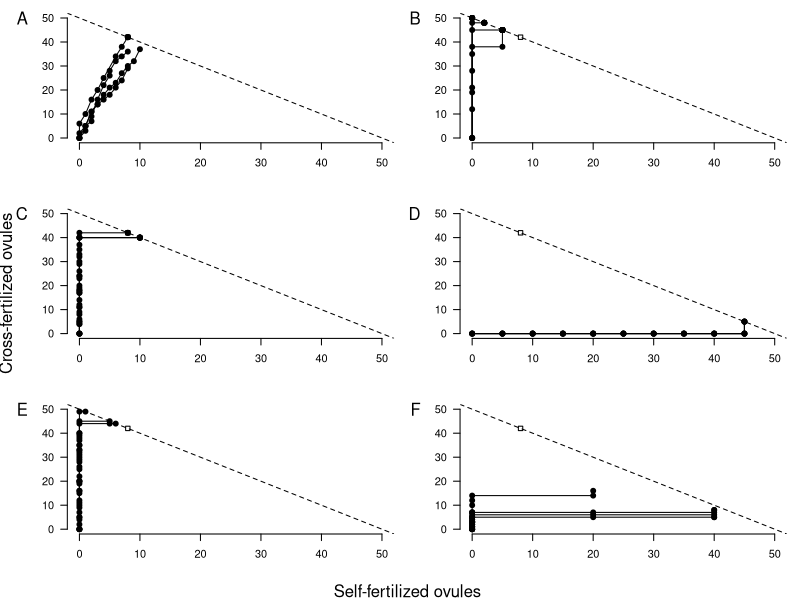

Write R code to recreate this figure.
# Define constants
decision <- c(1, 2, 3) # Choose self, choose facilitated, choose outcross; used to store data as matrix rather than data frame
totalOvules <- 50
gs <- 0.3; gx <- 0.9
ds <- 0.7; dx <- 0.9
m <- 0.8; kappa <- 0.7
tmax <- 10	# duration of anthesis
iterations <- 4 # How many trajectories to consider

constructFatesTable <- function() { # Generates the ovule fates table
    
    # Start with ovule combinations
    sequence <- seq(0, totalOvules, 1)
    tableDimension <- length(sequence)^2 # Start with all possible combinations
    fatesTable <- NULL
    fatesTable$selfedOvules <- rep(sequence, each=tableDimension / length(sequence))
    fatesTable <- as.data.frame(fatesTable)
    fatesTable$outcrossedOvules <- rep(sequence, each=tableDimension / length(sequence)^2)
    fatesTable <- fatesTable[fatesTable$outcrossedOvules + fatesTable$selfedOvules <= totalOvules, ] # Remove impossible combinations
    attach(fatesTable)
    
    # Embryos
    fatesTable$selfedEmbryos <- gs * selfedOvules
    fatesTable$outcrossedEmbryos <- gx * outcrossedOvules
    attach(fatesTable)
    
    # Competition
    selfResourceComp <- function(selfedEmbryos, outcrossedEmbryos) { # Weighted lottery
    	p <- function(n, x) {
    		((selfedEmbryos - x) * kappa)/((selfedEmbryos - x) * kappa + outcrossedEmbryos - (n - x - 1))
    	}
    	expectation <- 0 + p(1, 0)
    	for (i in 2:(m * totalOvules)) {
    		expectation <- expectation + p(i, expectation)
    	}
    	expectation
    }
    
    fatesTable$ks <- ifelse((selfedEmbryos + outcrossedEmbryos <= m * totalOvules), 1, NA)
    conditions <- c(selfedEmbryos + outcrossedEmbryos > m * totalOvules)
    fatesTable$ks[conditions] <- selfResourceComp(selfedEmbryos[conditions], outcrossedEmbryos[conditions])/selfedEmbryos[conditions]
    fatesTable$ks[outcrossedEmbryos == 0] <- 1
    fatesTable$ks[selfedEmbryos == 0] <- 1
    
    fatesTable$kx <- ifelse((selfedEmbryos + outcrossedEmbryos <= m * totalOvules), 1, NA)
    #conditions <- c(selfedEmbryos + outcrossedEmbryos > m * totalOvules)
    fatesTable$kx[conditions] <- (m * totalOvules - selfResourceComp(selfedEmbryos[conditions], outcrossedEmbryos[conditions]))/outcrossedEmbryos[conditions]
    fatesTable$kx[outcrossedEmbryos == 0] <- 1
    fatesTable$kx[selfedEmbryos == 0] <- 1
    attach(fatesTable)
    
    # Seeds
    fatesTable$selfedSeed <- ks * selfedEmbryos
    conditions <- c(outcrossedEmbryos == 0 & selfedEmbryos > m * totalOvules)
    fatesTable$selfedSeed[conditions] <- m * totalOvules
    
    fatesTable$outcrossedSeed <- kx * outcrossedEmbryos
    conditions <- c(selfedEmbryos == 0 & outcrossedEmbryos > m * totalOvules)
    fatesTable$outcrossedSeed[conditions] <- m  * totalOvules
    attach(fatesTable)
    
    fatesTable$seed <- selfedSeed + outcrossedSeed
    attach(fatesTable)
    
    # Seedlings
    fatesTable$selfedSeedling <- ds * selfedSeed
    fatesTable$outcrossedSeedling <- dx * outcrossedSeed
    attach(fatesTable)
    
    # Fitness
    fatesTable$fitness <- (2 * selfedSeedling) + outcrossedSeedling
    
    fatesTable

}

extractFitness <- function(table) { # Input self and cross vectors
	fitnessVector <- NULL
	for (i in 1:dim(table)[1]) { # For each self (table[ , 1]) and cross (table[ , 2]) ovule combination, lookup the fitness value
		fitnessVector[i] <- fitnessTable[fitnessTable[ , 1]==table[ , 1][i] & fitnessTable[ , 2]==table[ , 2][i], 3]
	}
	fitnessVector
}

timeInterval <- function() { # For each time interval, we determine the optimal strategy
    
    timeIntervalTable <- fatesTable[ , c(1,2)] # Start with self and cross ovule combinations
    
    # For autonomous pollination
    timeIntervalTable$chooseAutonomousNewSelf <- selfedOvules + selfPollenDeposition
    attach(timeIntervalTable)
    conditions <- c(chooseAutonomousNewSelf + outcrossedOvules > totalOvules)
	timeIntervalTable$chooseAutonomousNewSelf[conditions] <- totalOvules - (outcrossedOvules[conditions])
    timeIntervalTable$chooseAutonomousNewCross <- outcrossedOvules

	# For facilitated pollination
	timeIntervalTable$chooseCrossNewSelf <- selfedOvules + facilitatedProportion * meanCrossPollenDeposition * probabilityOfVisit
	timeIntervalTable$chooseCrossNewCross <- outcrossedOvules +  meanCrossPollenDeposition * probabilityOfVisit
	attach(timeIntervalTable)
	conditions <- c(chooseAutonomousNewSelf + chooseCrossNewCross > totalOvules)
	timeIntervalTable$chooseCrossNewSelf[conditions] <- selfedOvules[conditions] + facilitatedProportion * (totalOvules - (selfedOvules[conditions] + outcrossedOvules[conditions]))
	timeIntervalTable$chooseCrossNewCross[conditions] <- outcrossedOvules[conditions] + (1 - facilitatedProportion) * (totalOvules - (selfedOvules[conditions] + outcrossedOvules[conditions]))
	timeIntervalTable$chooseCrossNewSelf <- round(timeIntervalTable$chooseCrossNewSelf, 0)
	timeIntervalTable$chooseCrossNewCross <- round(timeIntervalTable$chooseCrossNewCross, 0)
	attach(timeIntervalTable)
		
	# Calculate the fitness of each strategy
    timeIntervalTable$chooseAutonomousFitness <- extractFitness(timeIntervalTable[ , c(3,4)])
    timeIntervalTable$chooseFacilitatedFitness <- extractFitness(timeIntervalTable[ , c(5,6)])
	attach(timeIntervalTable)
	    
    # Choose the best strategy
    timeIntervalTable$optimalStrategy <- ifelse(timeIntervalTable$chooseAutonomousFitness > timeIntervalTable$chooseFacilitatedFitness, decision[1], decision[2])

    # Store the best strategy for each ovule combination
    timeIntervalOptimalTable <- NULL
    timeIntervalOptimalTable <- timeIntervalTable[ , c(1, 2, 9)]
	timeIntervalOptimalTable$fitness <- timeIntervalTable$chooseFacilitatedFitness
	timeIntervalOptimalTable$fitness[timeIntervalOptimalTable$optimalStrategy == decision[1]] <- timeIntervalTable$chooseAutonomousFitness[timeIntervalTable$optimalStrategy == decision[1]]

	timeIntervalOptimalTable$newSelf <- timeIntervalTable$chooseFacilitatedNewSelf
	timeIntervalOptimalTable$newSelf[timeIntervalOptimalTable$optimalStrategy == decision[1]] <- timeIntervalTable$chooseAutonomousNewSelf[timeIntervalTable$optimalStrategy == decision[1]]

	timeIntervalOptimalTable$newCross <- timeIntervalTable$chooseFacilitatedNewCross
	timeIntervalOptimalTable$newCross[timeIntervalOptimalTable$optimalStrategy == decision[1]] <- timeIntervalTable$chooseAutonomousNewCross[timeIntervalTable$optimalStrategy == decision[1]]

    timeIntervalOptimalTable # Return optimal table for the next iteration
    
}

fatesTable <- constructFatesTable()

quartz(height=7, width=5)
#windows(height=7, width=5)
#pdf("OFTrajectory.pdf", height=7, width=5) # save figure as pdf
par(mfrow=c(3,2), mex=1)
par(mar=c(4, 4, 1, 1), oma=c(1, 1.1, 0, 0))

panelLetters <- LETTERS[1:6]
cross <- c(   5,  20,   5,  20,   5,   1)
self <-  c(  20,   5,  20,   5,   5,  20)
fac <-   c(0.17,   0,   0,   0,   0,   0)
visit <- c( 0.5, 0.5, 0.5, 0.1, 0.9, 0.1)

for (x in 1:6) {
	panelLetter <- panelLetters[x]
	meanCrossPollenDeposition <- cross[x]
	probabilityOfVisit <- visit[x]
	selfPollenDeposition <- self[x]
	facilitatedProportion <- fac[x]
	# Simulation starts here
    anthesisArray <- NULL # Stores the simulation results in a matrix
    t <- tmax
    fitnessTable <- fatesTable[ , c(1, 2, 12)] # Fitness for t=tmax
    timeIntervalOptimalTable <- timeInterval()
    anthesisArray <- timeIntervalOptimalTable
    fitnessTable <- timeIntervalOptimalTable[ , c(1, 2, 4)]
    
    for (t in (tmax-1):1) { # Cycle through the remaining time intervals
        timeIntervalTable <- timeInterval()
        anthesisArray <- cbind(timeIntervalTable, anthesisArray)
        fitnessTable <- timeIntervalTable[ , c(1, 2, 4)] # Recreate the fitness table with current expectations
    }
    
    anthesisArray <- as.matrix(anthesisArray)
    dim(anthesisArray) <- c(dim(timeIntervalOptimalTable)[1], dim(timeIntervalOptimalTable)[2], tmax)
    
    makeDecisions <- function() {    
        decisionTable <- NULL # At each time interval, make the optimum decision
        decisionTable <- data.frame(decision=numeric(tmax), selfedOvules=numeric(tmax), outcrossedOvules=numeric(tmax))
        decisionTable[1, ] <- anthesisArray[ , , 1][1, c(3, 5, 6)] # Start at the origin
        ifelse(decisionTable[1, 1]==decision[2], decisionTable[1, ] <- round(c(decision[2], facilitatedProportion*rpois(1, meanCrossPollenDeposition), (1-facilitatedProportion)*rpois(1, meanCrossPollenDeposition))), 0)
        for (i in 2:tmax) { # Make the optimal decision at each time step
        	decisionTable[i, ] <- anthesisArray[ , , i][anthesisArray[ , , i][, 1]==decisionTable[i-1, 2] & anthesisArray[ , , i][, 2]==decisionTable[i-1, 3]][c(3, 5, 6)]
        	if (decisionTable[i, 1]==decision[2]) {
        		currentOvules <- decisionTable[i - 1, 2] + decisionTable[i - 1, 3]
        		newOvules <- rpois(1, meanCrossPollenDeposition)
        		ifelse(currentOvules + newOvules > totalOvules, newOvules <- totalOvules - currentOvules, 0)
        		decisionTable[i, ] <- round(c(decision[2], decisionTable[i-1, 2] + facilitatedProportion * newOvules, decisionTable[i-1, 3] + (1 - facilitatedProportion) * newOvules), 0)	
        	}
        }
       	decisionTable
    }
    #####
    # This code was used to create a trajectory matrix
    # Median and quartile ranges were then extracted
    # However, this removes contingency from the trajectories
    #####
    #decisionArray <- NULL
    #decisionArray <- makeDecisions()
    #while(dim(decisionArray)[2]<3*iterations) {decisionArray <- cbind(decisionArray, makeDecisions())}
    #decisionArray <- as.matrix(decisionArray)
    #dim(decisionArray) <- c(tmax, 3, iterations)
    #dimnames(decisionArray) <- list(1:tmax, c("decision", "selfed", "crossed"), 1:iterations)
    
    #median <- NULL
    #for (i in 1:tmax) {
    #	median$selfed[i+1] <- summary(decisionArray[i,2,])[3]
    #	median$crossed[i+1] <- summary(decisionArray[i,3,])[3]
    #}
    #median <- as.data.frame(median)
    #median[1, ] <- c(0, 0)
    #lower <- NULL
    #for (i in 1:tmax) {
    #	lower$selfed[i+1] <- summary(decisionArray[i,2,])[2]
    #	lower$crossed[i+1] <- summary(decisionArray[i,3,])[2]
    #}
    #lower <- as.data.frame(lower)
    #lower[1, ] <- c(0, 0)
    #upper <- NULL
    #for (i in 1:tmax) {
    #	upper$selfed[i+1] <- summary(decisionArray[i,2,])[5]
    #	upper$crossed[i+1] <- summary(decisionArray[i,3,])[5]
    #}
    #upper <- as.data.frame(upper)
    #upper[1, ] <- c(0, 0)

    #plot(median, xlim=range(0:totalOvules) , ylim=range(0:totalOvules), pch=21, bg="black", type="o", xlab="", ylab="", las=1)
    #points(lower, pch=25)
    #lines(lower, lty="dotted")
    #points(upper, pch=24)
    #lines(upper, lty="dotted")
    #####
    # I also considered plotting ovule fertilizations through time as bar plots
    #####
    #barplot(as.matrix(t(median)))
    
    # Currently, opting for representative trajectories
    plot(rbind(c(0, 0), makeDecisions()[,2:3]), xlim=range(0:totalOvules) , ylim=range(0:totalOvules), pch=21, bg="black", type="o", xlab="", ylab="", axes=FALSE)
    axis(1)
    axis(2, las=1)
    for (i in 1:(iterations-1)) {
        points(rbind(c(0, 0), makeDecisions()[,2:3]), pch=21, bg="black", type="o")
    }
    abline(coef=c(totalOvules,-1), lty="dashed")
    points(fatesTable[fatesTable$fitness==max(fatesTable$fitness),][1:2], pch=22)
    mtext(panelLetter, side=2, las=2, at=totalOvules, line=3)
}
mtext("Self-fertilized ovules", side=1, outer=TRUE)
mtext("Cross-fertilized ovules", side=2, outer=TRUE)
#dev.off()
